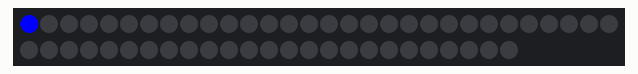
Simulated run of this sketch. Board: Arduino Uno, built with avr-gcc and run on an emulated ATmega328P. On the bench: 55 RGB LEDs in strip order, left to right, continuing on the next row.

Above: at 0.15 s.
At 6.49 s:
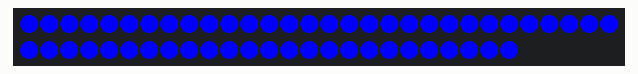
At 11.96 s:
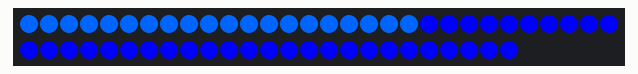
At 17.78 s:
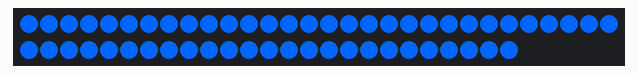
At 28.38 s:
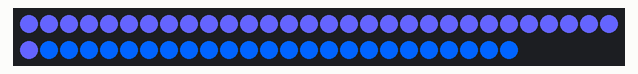
At 38.74 s:
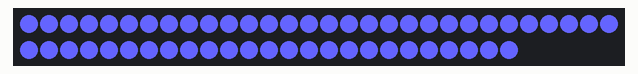

The sketch:

LEDstrip.ino
```cpp
#include <Adafruit_NeoPixel.h>

#define PIN 4
#define N_LEDS 55

Adafruit_NeoPixel strip = Adafruit_NeoPixel(N_LEDS, PIN, NEO_GRB + NEO_KHZ800);

void setup() {
  strip.begin();
  strip.show();
}

void loop() {
  chase(strip.Color(0, 0, 255)); // Red
  chase(strip.Color(0,100, 255)); // Green
  chase(strip.Color(100, 100, 255)); // Blue
}

static void chase(uint32_t c) {
  for(uint16_t i=0; i<strip.numPixels()+4; i++) {
      strip.setPixelColor(i  , c); // Draw new pixel
      //strip.setPixelColor(i-4, 0); // Erase pixel a few steps back
      strip.show();
      delay(25);
  }
}
```
